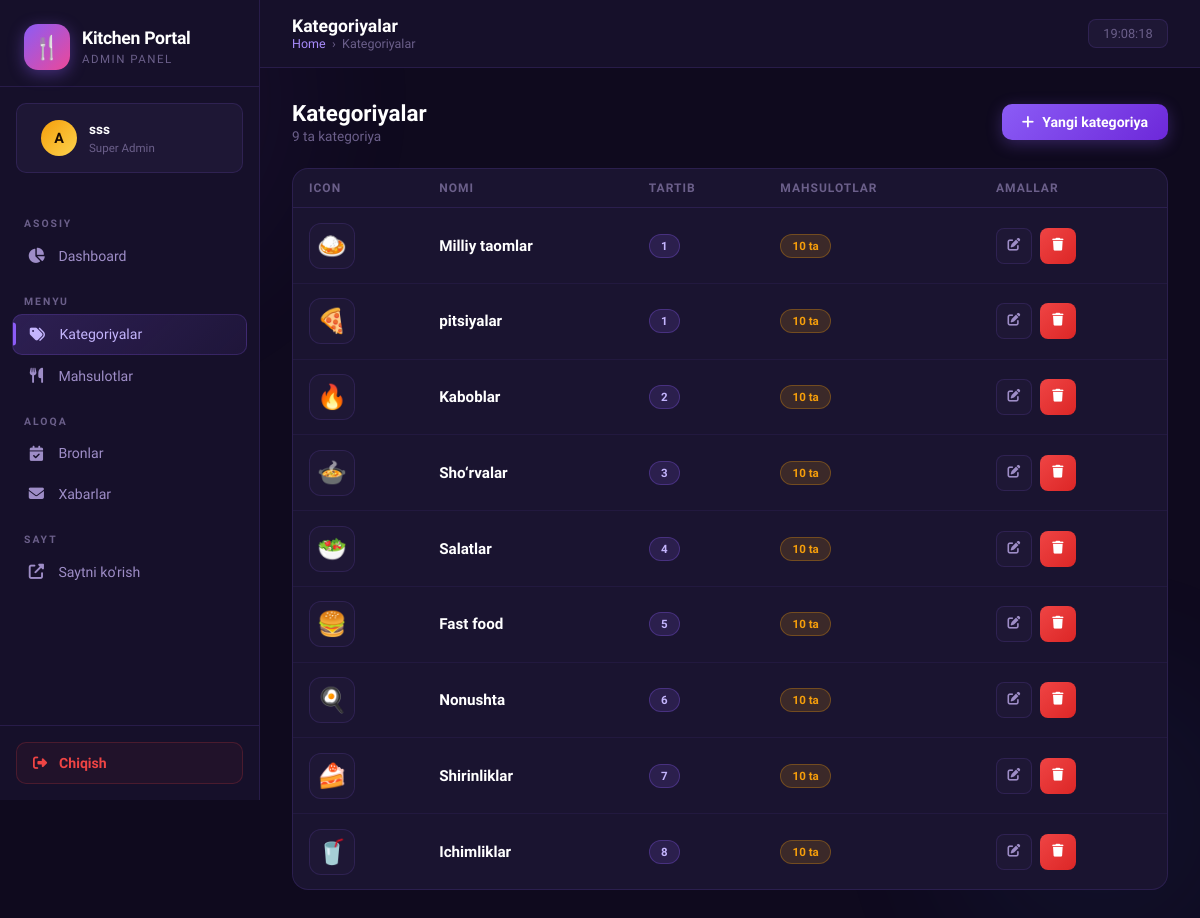
Page /kitchen-portal/categories/ (signed in) on the committed database.
### menu/models.py (models this page shows, shortened)
class Category(models.Model):
    name = models.CharField(max_length=100, verbose_name="Kategoriya nomi")
    slug = models.SlugField(unique=True, blank=True, verbose_name="Slug")
    icon = models.CharField(max_length=50, default="🍽️", verbose_name="Emoji icon")
    order = models.PositiveIntegerField(default=0, verbose_name="Tartib raqami")
    class Meta:
        verbose_name = "Kategoriya"
        verbose_name_plural = "Kategoriyalar"
        ordering = ['order', 'name']

### menu/admin_views.py (the view)
    def wrapper(request, *args, **kwargs):
        if not request.session.get('is_kitchen_admin'):
            return redirect('admin_login')
        return view_func(request, *args, **kwargs)

### menu/admin_views.py (called while the page is built)
def _admin_ctx(request):
    return {
        'sidebar_unread': ContactMessage.objects.filter(is_read=False).count(),
        'sidebar_pending_reservations': Reservation.objects.filter(
            status=Reservation.Status.PENDING
        ).count(),
    }

def admin_login_required(view_func):
    def wrapper(request, *args, **kwargs):
        if not request.session.get('is_kitchen_admin'):
            return redirect('admin_login')
        return view_func(request, *args, **kwargs)
    wrapper.__name__ = view_func.__name__
    return wrapper

@admin_login_required
def admin_categories(request):
    ctx = _admin_ctx(request)
    ctx['categories'] = Category.objects.annotate(cnt=Count('products')).order_by('order', 'name')
    return render(request, 'admin_panel/categories.html', ctx)

### templates/admin_panel/categories.html (shortened to what this page needs)
{% extends 'admin_panel/base_admin.html' %}
{% block nav_categories %}active{% endblock %}
{% block page_title %}Kategoriyalar{% endblock %}
{% block breadcrumb %}Kategoriyalar{% endblock %}
{% block content %}
<div style="display:flex;justify-content:space-between;align-items:center;margin-bottom:1.5rem;" class="animate-in">
  <div>
    <h2 style="font-size:1.4rem;font-weight:800;color:white;">Kategoriyalar</h2>
    <p style="color:var(--text3);font-size:0.85rem;margin-top:2px;">{{ categories|length }} ta kategoriya</p>
  </div>
  <a href="{% url 'admin_category_add' %}" class="btn btn-primary">
    <i class="fas fa-plus"></i> Yangi kategoriya
  </a>
</div>
<div class="card animate-in">
  {% if categories %}
  <div style="overflow-x:auto;">
    <table class="data-table">
      <thead>
        <tr>
          <th>Icon</th>
          <th>Nomi</th>
          <th>Tartib</th>
          <th>Mahsulotlar</th>
          <th>Amallar</th>
        </tr>
      </thead>
      <tbody>
        {% for cat in categories %}
        <tr class="animate-in" style="animation-delay:{{ forloop.counter0 }}0ms">
          <td>
            <div style="width:46px;height:46px;background:var(--bg3);border:1px solid var(--border);border-radius:12px;display:flex;align-items:center;justify-content:center;font-size:1.5rem;">
              {{ cat.icon }}
            </div>
          </td>
          <td>
            <div style="font-weight:700;color:white;font-size:0.95rem;">{{ cat.name }}</div>
          </td>
          <td>
            <span class="badge badge-purple">{{ cat.order }}</span>
          </td>
          <td>
            <span class="badge badge-gold">{{ cat.cnt }} ta</span>
          </td>
          <td>
            <div style="display:flex;gap:0.5rem;">
              <a href="{% url 'admin_category_edit' cat.pk %}" class="btn btn-ghost btn-sm btn-icon" title="Tahrirlash">
                <i class="fas fa-edit"></i>
              </a>
              <button onclick="confirmDelete('{{ cat.name }}', 'del-cat-{{ cat.pk }}')"
                      class="btn btn-danger btn-sm btn-icon" title="O'chirish">
                <i class="fas fa-trash"></i>
              </button>
            </div>
          </td>
        </tr>
        {% endfor %}
      </tbody>
    </table>
  </div>
  {% endif %}
</div>
{% endblock %}

### templates/admin_panel/base_admin.html (shortened to what this page needs)
<!DOCTYPE html>
<html lang="uz">
<head>
<link rel="stylesheet" href="https://cdnjs.cloudflare.com/ajax/libs/font-awesome/6.5.0/css/all.min.css">
</head>
<body>
<div class="glow-bg">
</div>
<div class="page-curtain" id="pageCurtain">
</div>
<aside class="sidebar" id="sidebar">
  <div class="sidebar-brand">
    <div class="brand-logo">
      <div class="brand-icon">🍴</div>
      <div class="brand-text">
        <strong>Kitchen Portal</strong>
        <span>Admin Panel</span>
      </div>
    </div>
  </div>
  <div class="sidebar-user">
    <div class="user-avatar">A</div>
    <div class="user-info">
      <strong>{{ request.session.admin_username|default:"Admin" }}</strong>
      <span>Super Admin</span>
    </div>
  </div>
  <nav class="sidebar-nav">
    <div class="nav-section-label">Asosiy</div>
    <a href="{% url 'admin_dashboard' %}" class="nav-item {% block nav_dashboard %}{% endblock %}">
      <i class="fas fa-chart-pie"></i> Dashboard
    </a>
    <div class="nav-section-label">Menyu</div>
    <a href="{% url 'admin_categories' %}" class="nav-item {% block nav_categories %}{% endblock %}">
      <i class="fas fa-tags"></i> Kategoriyalar
    </a>
    <a href="{% url 'admin_products' %}" class="nav-item {% block nav_products %}{% endblock %}">
      <i class="fas fa-utensils"></i> Mahsulotlar
    </a>
    <div class="nav-section-label">Aloqa</div>
    <a href="{% url 'admin_reservations' %}" class="nav-item {% block nav_reservations %}{% endblock %}">
      <i class="fas fa-calendar-check"></i> Bronlar
    </a>
    <a href="{% url 'admin_messages' %}" class="nav-item {% block nav_messages %}{% endblock %}">
      <i class="fas fa-envelope"></i> Xabarlar
    </a>
    <div class="nav-section-label">Sayt</div>
    <a href="/" class="nav-item" target="_blank">
      <i class="fas fa-external-link-alt"></i> Saytni ko'rish
    </a>
  </nav>
  <div class="sidebar-footer">
    <a href="{% url 'admin_logout' %}" class="logout-btn">
      <i class="fas fa-sign-out-alt"></i> Chiqish
    </a>
  </div>
</aside>
<main class="main-content">
  <div class="topbar">
    <div class="topbar-left">
      <div>
        <div class="page-title-display">{% block page_title %}Dashboard{% endblock %}</div>
        <div class="breadcrumb-mini">
          <a href="{% url 'admin_dashboard' %}">Home</a>
          <span>›</span>
          <span>{% block breadcrumb %}Dashboard{% endblock %}</span>
        </div>
      </div>
    </div>
    <div class="topbar-right">
      <div class="topbar-time" id="liveClock">--:--</div>
    </div>
  </div>
  <div class="page-body">
    {% block content %}{% endblock %}
  </div>
</main>
</body>
</html>

### rows in the picture
Category: icon "🍛", name "Milliy taomlar", order "1", cnt "10"
Category: icon "🍕", name "pitsiyalar", order "1", cnt "10"
Category: icon "🔥", name "Kaboblar", order "2", cnt "10"
Category: icon "🍲", name "Sho‘rvalar", order "3", cnt "10"
Category: icon "🥗", name "Salatlar", order "4", cnt "10"
Category: icon "🍔", name "Fast food", order "5", cnt "10"
Category: icon "🍳", name "Nonushta", order "6", cnt "10"
Category: icon "🍰", name "Shirinliklar", order "7", cnt "10"
Category: icon "🥤", name "Ichimliklar", order "8", cnt "10"

### other values in the picture
{{ request.session.admin_username|default:"Admin" }} "sss"
{{ categories|length }} "9"
